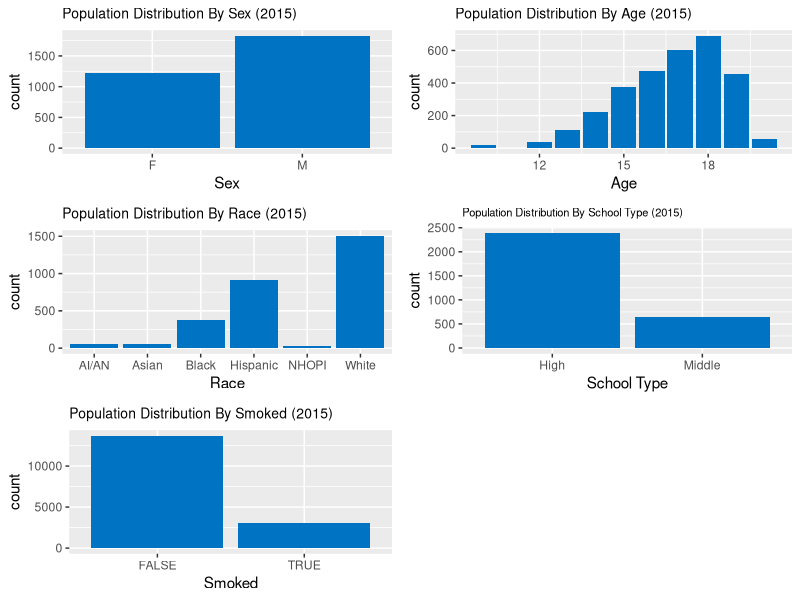
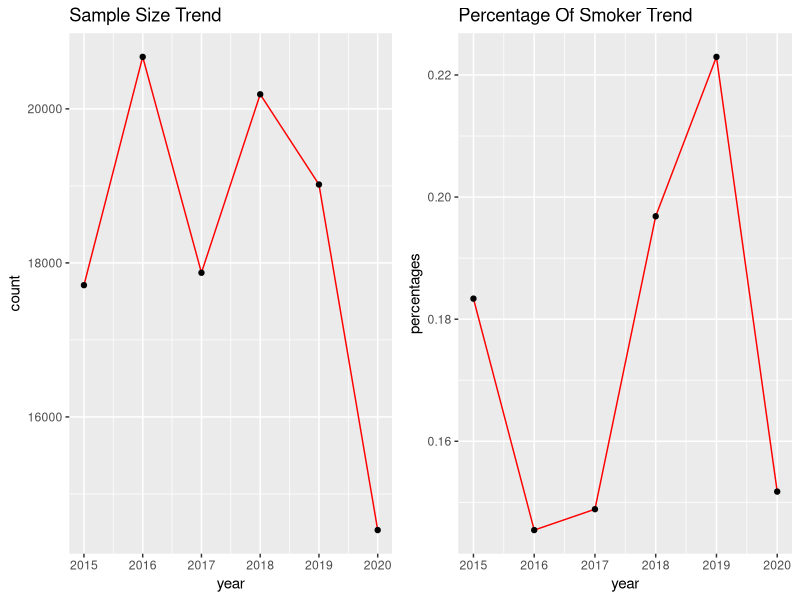
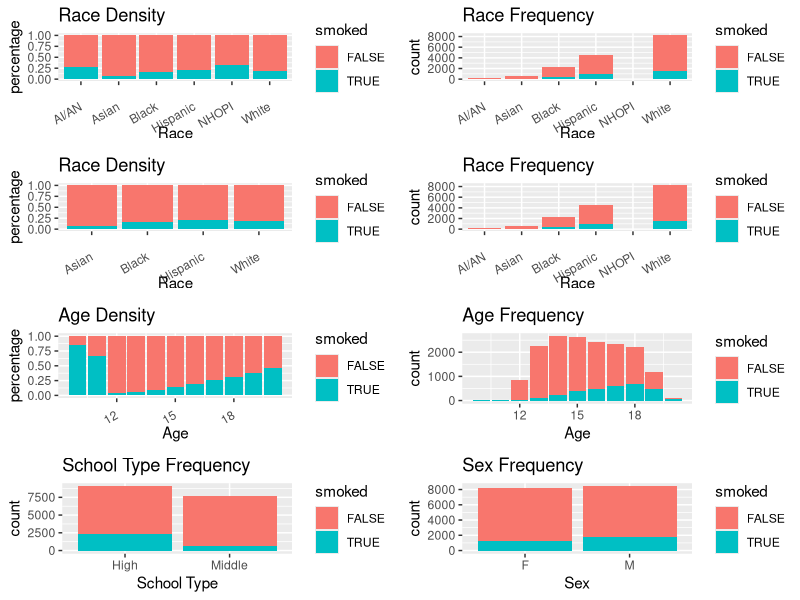

Recreate these plots in R, in order. (Note: this script raises an error after producing the figures.)
## ---- chunk 1
knitr::opts_chunk$set(echo = TRUE)
library(tidyverse)
library(dplyr)
library(ggplot2)
library(kableExtra)
library(here)
library(gridExtra)
# source(here::here("scripts/preprocess.R"))
df2015 <- read.csv(here::here("inputs/data/df2015.csv"))
df2016 <- read.csv(here::here("inputs/data/df2016.csv"))
df2017 <- read.csv(here::here("inputs/data/df2017.csv"))
df2018 <- read.csv(here::here("inputs/data/df2018.csv"))
df2019 <- read.csv(here::here("inputs/data/df2019.csv"))
df2020 <- read.csv(here::here("inputs/data/df2020.csv"))
## ---- chunk 2
# Plot some frequency plots for different attributes
smoked2015 <- df2015 %>% filter(smoked==1) %>% filter(!is.na(Sex))
sex_hist <- ggplot(smoked2015, aes(Sex)) + geom_bar(fill = "#0073C2FF") + ggtitle("Population Distribution By Sex (2015)") + theme(plot.title = element_text(size=10))
smoked2015 <- df2015 %>% filter(smoked==1) %>% filter(!is.na(Age))
smoked2015$RealAge = smoked2015$Age + 9
age_hist <- ggplot(smoked2015, aes(RealAge)) + geom_bar(fill = "#0073C2FF") + ggtitle("Population Distribution By Age (2015)") + xlab("Age") + theme(plot.title = element_text(size=10))
smoked2015 <- df2015 %>% filter(smoked==1) %>% filter(!is.na(race))
race_hist <- ggplot(smoked2015, aes(race)) + geom_bar(fill = "#0073C2FF") + ggtitle("Population Distribution By Race (2015)") + xlab("Race") + theme(plot.title = element_text(size=10))
smoked2015 <- df2015 %>% filter(smoked==1) %>% filter(!is.na(schooltype))
schooltype_hist <- ggplot(smoked2015, aes(schooltype)) + geom_bar(fill = "#0073C2FF") + ggtitle("Population Distribution By School Type (2015)") + xlab("School Type") + theme(plot.title = element_text(size=8))
smoked2015 <- df2015 %>% filter(!is.na(smoked))
smoked_hist <- ggplot(smoked2015, aes(smoked)) + geom_bar(fill = "#0073C2FF") + ggtitle("Population Distribution By Smoked (2015)") + xlab("Smoked") + theme(plot.title = element_text(size=10))
grid.arrange(sex_hist, age_hist, race_hist, schooltype_hist, smoked_hist, nrow = 3)
## ---- chunk 3
# define the model
model2015 <- glm(smoked ~ Age + Sex + race + schooltype + curious, data=df2015 %>% filter(race!="AI/AN") %>% filter(race!="NHOPI"), family=binomial(link = "logit"))
model2016 <- glm(smoked ~ Age + Sex + race + schooltype + curious, data=df2016 %>% filter(race!="AI/AN") %>% filter(race!="NHOPI"), family=binomial(link = "logit"))
model2017 <- glm(smoked ~ Age + Sex + race + schooltype + curious, data=df2017 %>% filter(race!="AI/AN") %>% filter(race!="NHOPI"), family=binomial(link = "logit"))
model2018 <- glm(smoked ~ Age + Sex + race + schooltype + curious, data=df2018 %>% filter(race!="AI/AN") %>% filter(race!="NHOPI"), family=binomial(link = "logit"))
model2019 <- glm(smoked ~ Age + Sex + race + schooltype + curious, data=df2019 %>% filter(Sex != "N") %>% filter(race!="AI/AN") %>% filter(race!="NHOPI"), family=binomial(link = "logit"))
model2020 <- glm(smoked ~ Age + Sex + race + schooltype, data=df2020 %>% filter(race!="AI/AN") %>% filter(race!="NHOPI"), family=binomial(link = "logit"))
## ---- chunk 4
# display model summary coefficients for 2015
knitr::kable(summary(model2015)$coef, digits = 4)
## ---- chunk 5
# display model summary coefficients for 2016
knitr::kable(summary(model2016)$coef, digits = 4)
## ---- chunk 6
# display model summary coefficients for 2017
knitr::kable(summary(model2017)$coef, digits = 4)
## ---- chunk 7
# display model summary coefficients for 2018
knitr::kable(summary(model2018)$coef, digits = 4)
## ---- chunk 8
# display model summary coefficients for 2019
knitr::kable(summary(model2019)$coef, digits = 4)
## ---- chunk 9
# display model summary coefficients for 2020
knitr::kable(summary(model2015)$coef, digits = 4)
## ---- chunk 10
# plot a trend line plot for smoking population and sample size from 2015 to 2020
years <- c(2015, 2016, 2017, 2018, 2019, 2020)

# calculate smoking percentage
percentages <- c(
  (df2015 %>% filter(smoked == 1) %>% count / df2015 %>% filter(!is.na(smoked)) %>% count)$n,
  (df2016 %>% filter(smoked == 1) %>% count / df2016 %>% filter(!is.na(smoked)) %>% count)$n,
  (df2017 %>% filter(smoked == 1) %>% count / df2017 %>% filter(!is.na(smoked)) %>% count)$n,
  (df2018 %>% filter(smoked == 1) %>% count / df2018 %>% filter(!is.na(smoked)) %>% count)$n,
  (df2019 %>% filter(smoked == 1) %>% count / df2019 %>% filter(!is.na(smoked)) %>% count)$n,
  (df2020 %>% filter(smoked == 1) %>% count / df2020 %>% filter(!is.na(smoked)) %>% count)$n
)
trend_df <- data.frame(year=years, percentage=percentages)


smoker_percentage_trend <- trend_df %>% ggplot(aes(x=year, y=percentages)) +
  geom_line(color="red")+
  geom_point() + ggtitle("Percentage Of Smoker Trend")

# calculate sample size
counts <- c(
  (df2015 %>% count)$n,
  (df2016 %>% count)$n,
  (df2017 %>% count)$n,
  (df2018 %>% count)$n,
  (df2019 %>% count)$n,
  (df2020 %>% count)$n
)
trend_df <- data.frame(year=years, count=counts)
sample_size_trend <- trend_df %>% ggplot(aes(x=year, y=count)) +
  geom_line(color="red")+
  geom_point() + ggtitle("Sample Size Trend")
grid.arrange(sample_size_trend, smoker_percentage_trend, nrow = 1)
## ---- chunk 11
# plot density and frequency plots grouping by different properties and "smoked"
# sex density plots
sex_density <- df2015 %>% filter(!is.na(smoked)) %>% filter(!is.na(Sex)) %>% ggplot(aes(Sex)) + geom_bar(aes(fill=smoked)) + ggtitle("Sex Frequency")

# race plots
race_df <- df2015 %>% filter(!is.na(smoked)) %>% filter(!is.na(race))
race_count_df <- merge(race_df %>% group_by(race, smoked) %>% count %>% rename(count = n), race_df %>% group_by(race) %>% count %>% rename(total = n), by="race")
race_count_df$percentage <- race_count_df$count / race_count_df$total
race_density <- ggplot(race_count_df, aes(fill=smoked, y=percentage, x=race)) + 
    geom_bar(position="fill", stat="identity") + theme(axis.text.x = element_text(angle = 30, vjust = 0.5, hjust=1)) + xlab("Race") + ggtitle("Race Density")

race_freq <- df2015 %>% filter(!is.na(smoked)) %>% filter(!is.na(race)) %>% ggplot(aes(race)) + geom_bar(aes(fill=smoked)) + theme(axis.text.x = element_text(angle = 30, vjust = 0.5, hjust=1)) + xlab("Race") + ggtitle("Race Frequency")


# remove AI/AN and NHOPI from race because their sample size is too small and could influence the plot scale
race2_df <- df2015 %>% filter(!is.na(smoked)) %>% filter(!is.na(race)) %>% filter(race!="AI/AN") %>% filter(race!="NHOPI")
race_count_df <- merge(race2_df %>% group_by(race, smoked) %>% count %>% rename(count = n), race2_df %>% group_by(race) %>% count %>% rename(total = n), by="race")
race_count_df$percentage <- race_count_df$count / race_count_df$total

race_density_2 <- ggplot(race_count_df, aes(fill=smoked, y=percentage, x=race)) + 
    geom_bar(position="fill", stat="identity") + theme(axis.text.x = element_text(angle = 30, vjust = 0.5, hjust=1)) + xlab("Race") + ggtitle("Race Density")

race_freq_2 <- df2015 %>% filter(!is.na(smoked)) %>% filter(!is.na(race)) %>% ggplot(aes(race)) + geom_bar(aes(fill=smoked)) + theme(axis.text.x = element_text(angle = 30, vjust = 0.5, hjust=1)) + xlab("Race") + ggtitle("Race Frequency")

# Age plots
df2015$RealAge <- df2015$Age + 9
RealAge_df <- df2015 %>% filter(!is.na(smoked)) %>% filter(!is.na(RealAge))
RealAge_count_df <- merge(RealAge_df %>% group_by(RealAge, smoked) %>% count %>% rename(count = n), RealAge_df %>% group_by(RealAge) %>% count %>% rename(total = n), by="RealAge")
RealAge_count_df$percentage <- RealAge_count_df$count / RealAge_count_df$total
age_density <- ggplot(RealAge_count_df, aes(fill=smoked, y=percentage, x=RealAge)) + 
    geom_bar(position="fill", stat="identity") + theme(axis.text.x = element_text(angle = 30, vjust = 0.5, hjust=1)) + xlab("Age") + ggtitle("Age Density")

age_freq <- df2015 %>% filter(!is.na(smoked)) %>% filter(!is.na(RealAge)) %>% ggplot(aes(RealAge)) + geom_bar(aes(fill=smoked)) + xlab("Age") + ggtitle("Age Frequency") + ggtitle("Age Frequency")

# school type plots
school_type_density <- df2015 %>% filter(!is.na(smoked)) %>% filter(!is.na(schooltype)) %>% ggplot(aes(schooltype)) + geom_bar(aes(fill=smoked)) + xlab("School Type") + ggtitle("School Type Frequency")
grid.arrange(race_density, race_freq, race_density_2, race_freq_2, age_density, age_freq, school_type_density, sex_density, nrow = 4)
## ---- chunk 12
# make a table showing the percentage of smokers for each race
race_count_df$Percentage = round(race_count_df$percentage * 100, 2)
df <- race_count_df %>% rename(Race=race) %>% filter(smoked==TRUE)
knitr::kable(df[c("Race", "Percentage")], caption="Smoker Percentage By Race")
## ---- chunk 13
knitr::include_graphics(here::here("outputs/GLM-model-card.pdf"))
